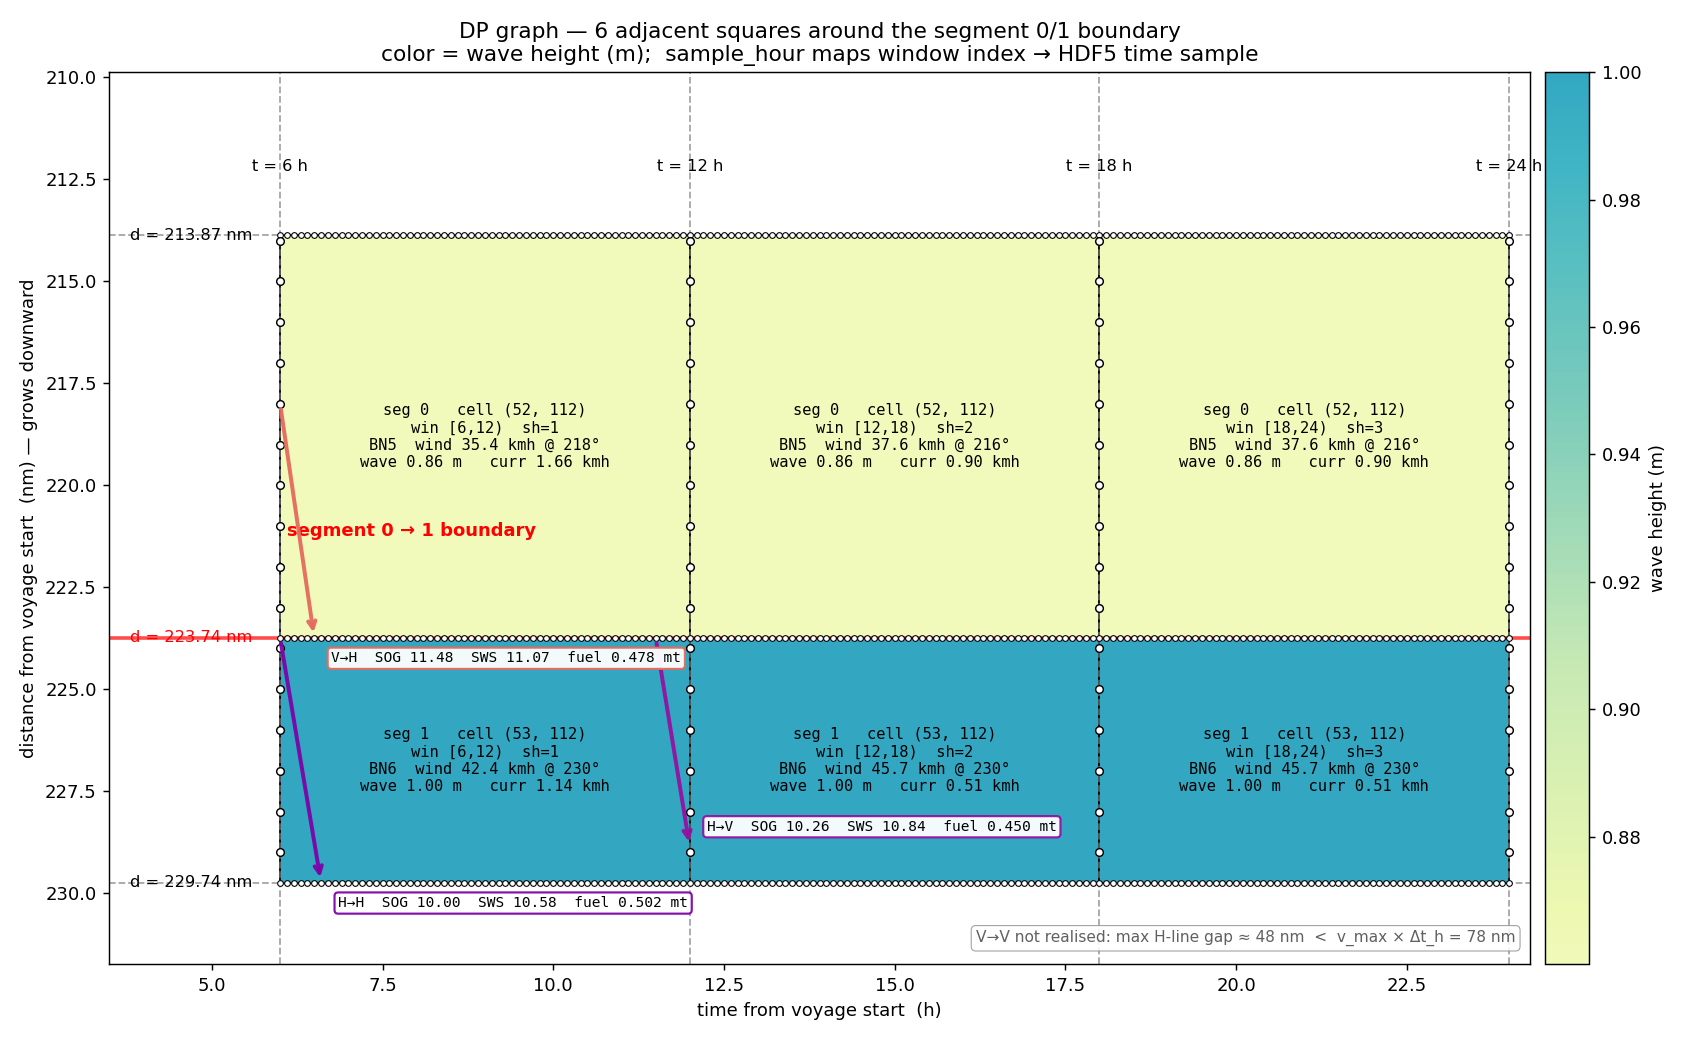

Reproduce this figure in Python.
"""
Visualize a small patch of the DP graph so we can eyeball how segments,
time windows, and weather change across adjacent squares.

Picks a 3 (time bands) × 2 (distance bands) grid near the segment 0/1
boundary (d ≈ 213.87 nm). Colors each square by wave height. Uses
*real time-varying weather* by mapping each V-line window index to a
different `sample_hour` in the HDF5 (12 sample hours cycle).

Saves to visualize_squares.png next to this file.
"""

from __future__ import annotations

from pathlib import Path

import matplotlib.patches as patches
import matplotlib.pyplot as plt
import numpy as np

from build_edges import (
    Edge,
    edges_from_source,
    index_nodes,
    lookup_source_state,
    next_coord,
)
from build_nodes import GraphConfig, Node, build_nodes, h_line_distances_from_h5
from h5_weather import VoyageWeather
from load_route import load_yaml_route, synthesize_multi_window


GRID_DEG = 0.5
OUT_PATH = Path(__file__).with_suffix("").with_name("visualize_squares.png")


def main() -> None:
    h5_path = Path(__file__).resolve().parent.parent / "data" / "voyage_weather.h5"
    yaml_path = Path(__file__).resolve().parent.parent.parent / \
        "Dynamic speed optimization" / "weather_forecasts.yaml"

    vw = VoyageWeather(h5_path)
    route = synthesize_multi_window(load_yaml_route(yaml_path), window_h=6.0)

    # Pick three V bands and two H bands around the segment 0/1 boundary.
    # H edges are pulled from the live boundary generators so the picture
    # always matches the current policy (post-2026-04-23 fix uses first-wp
    # of each new cell/segment, putting the seg 0/1 boundary at d=223.74).
    v_edges = [6.0, 12.0, 18.0, 24.0]
    seg_boundaries = vw.segment_boundaries_nm()
    cell_boundaries = vw.weather_cell_boundaries_nm(grid_deg=GRID_DEG)
    seg01 = seg_boundaries[0]  # the 0→1 transition (first interior segment boundary)
    # Nearest cell boundaries below and above the segment boundary.
    below = max((d for d in cell_boundaries if d < seg01 - 1e-6), default=seg01 - 20)
    above = min((d for d in cell_boundaries if d > seg01 + 1e-6), default=seg01 + 20)
    h_edges_true = [below, seg01, above]
    h_edges_disp = [round(below, 2), round(seg01, 2), round(above, 2)]

    fig, ax = plt.subplots(figsize=(13, 8))

    # Collect wave heights so we can scale the color map
    cells_info = []
    waves = []
    for i in range(len(v_edges) - 1):
        t_lo, t_hi = v_edges[i], v_edges[i + 1]
        window_idx = int(t_lo // 6)
        sample_hour = window_idx % len(vw.sample_hours)
        for j in range(len(h_edges_true) - 1):
            d_lo, d_hi = h_edges_true[j], h_edges_true[j + 1]
            d_lo_disp, d_hi_disp = h_edges_disp[j], h_edges_disp[j + 1]
            t_mid = (t_lo + t_hi) / 2
            d_mid = (d_lo + d_hi) / 2
            # Segment via boundary-bisect (H-line-consistent); cell via the
            # nearest waypoint *within that segment* so the label agrees with
            # weather_at's own segment-aware lookup.
            seg = vw.segment_for_distance(d_mid)
            wp = vw.nearest_waypoint_in_segment(d_mid, seg)
            cell = (int(np.floor(wp.lat / GRID_DEG)), int(np.floor(wp.lon / GRID_DEG)))
            wx = vw.weather_at(d_mid, sample_hour=sample_hour)
            cells_info.append(dict(
                t_lo=t_lo, t_hi=t_hi, d_lo=d_lo, d_hi=d_hi,
                t_mid=t_mid, d_mid=d_mid,
                d_lo_disp=d_lo_disp, d_hi_disp=d_hi_disp,
                window_idx=window_idx, sample_hour=sample_hour,
                segment=seg, cell=cell,
                wind=wx["wind_speed_10m_kmh"],
                wind_dir=wx["wind_direction_10m_deg"],
                bn=int(wx["beaufort_number"]),
                wave=wx["wave_height_m"],
                current=wx["ocean_current_velocity_kmh"],
            ))
            waves.append(wx["wave_height_m"])

    vmin, vmax = min(waves), max(waves)
    base_cmap = plt.get_cmap("YlGnBu")
    # Keep only the lighter portion of the colormap so the upper row is
    # readable (not near-black).
    cmap_lo, cmap_hi = 0.10, 0.55

    def shade(wave: float) -> tuple:
        t = (wave - vmin) / (vmax - vmin + 1e-9)
        return base_cmap(cmap_lo + t * (cmap_hi - cmap_lo))

    # Draw squares
    for c in cells_info:
        color = shade(c["wave"])
        rect = patches.Rectangle(
            (c["t_lo"], c["d_lo"]), c["t_hi"] - c["t_lo"], c["d_hi"] - c["d_lo"],
            facecolor=color, edgecolor="black", linewidth=1.0,
        )
        ax.add_patch(rect)
        txt = (
            f"seg {c['segment']}   cell {c['cell']}\n"
            f"win [{c['window_idx']*6},{(c['window_idx']+1)*6})  sh={c['sample_hour']}\n"
            f"BN{c['bn']}  wind {c['wind']:.1f} kmh @ {c['wind_dir']:.0f}°\n"
            f"wave {c['wave']:.2f} m   curr {c['current']:.2f} kmh"
        )
        ax.text(c["t_mid"], c["d_mid"], txt, ha="center", va="center",
                fontsize=8.5, family="monospace")

    # Segment-boundary H line emphasised
    for d, d_disp in zip(h_edges_true, h_edges_disp):
        is_seg_boundary = abs(d - seg01) < 1e-6
        ax.axhline(d, color="red" if is_seg_boundary else "gray",
                   linestyle="-" if is_seg_boundary else "--",
                   linewidth=2.0 if is_seg_boundary else 1.0, alpha=0.7)
        ax.text(v_edges[0] - 0.4, d, f"d = {d_disp:.2f} nm", ha="right", va="center",
                fontsize=9, color="red" if is_seg_boundary else "black")
    for t in v_edges:
        ax.axvline(t, color="gray", linestyle="--", linewidth=1.0, alpha=0.7)
        # va="bottom" anchors the bottom edge of the text at this y-coord;
        # with the axis inverted, the text renders visually above this point.
        ax.text(t, h_edges_true[0] - 1.5, f"t = {t:.0f} h",
                ha="center", va="bottom", fontsize=9)

    # Nodes: every V line has nodes every zeta_nm across distance,
    # every H line has nodes every tau_h across time. Plot dots in-range.
    zeta = 1.0   # nm, matches GraphConfig default
    tau = 0.1    # h,  matches GraphConfig default

    # H-line nodes: for each H line, dots every tau_h along the time axis
    # (τ=0.1 h → 181 nodes per H line across 18 h — deliberately dense).
    for d in h_edges_true:
        ts = np.arange(v_edges[0], v_edges[-1] + 1e-9, tau)
        ax.scatter(ts, [d] * len(ts), s=10, facecolor="white",
                   edgecolor="black", linewidths=0.6, zorder=5)

    # V-line nodes: for each V line, dots every zeta_nm along the distance axis.
    # Restrict to the d-window shown (a V line actually has ~L/ζ ≈ 3400 nodes).
    for t in v_edges:
        ds = np.arange(np.ceil(h_edges_true[0]), np.floor(h_edges_true[-1]) + 1e-9, zeta)
        ax.scatter([t] * len(ds), ds, s=18, facecolor="white",
                   edgecolor="black", linewidths=0.8, zorder=5)

    # --------------------------------------------------------------
    # Sample edges — pick a handful of source nodes inside the view,
    # compute their outgoing edges, and draw them as arrows annotated
    # with SOG / SWS / fuel.
    # --------------------------------------------------------------
    cfg_small = GraphConfig.from_route(route, dt_h=6.0, zeta_nm=zeta, tau_h=tau,
                                        v_min=9.0, v_max=13.0)
    local_h_lines = h_edges_true
    local_v_times = v_edges
    # Minimal node set for edges_from_source: just the ones on local lines.
    local_nodes: List[Node] = []
    for t in local_v_times:
        ds_nodes = np.arange(h_edges_true[0], h_edges_true[-1] + 1e-9, zeta)
        for d in ds_nodes:
            local_nodes.append(Node(time_h=float(t), distance_nm=float(d), line_type="V"))
    for d in local_h_lines:
        ts_nodes = np.arange(local_v_times[0], local_v_times[-1] + 1e-9, tau)
        for t in ts_nodes:
            local_nodes.append(Node(time_h=float(t), distance_nm=float(d), line_type="H"))
    by_v, by_h = index_nodes(local_nodes)
    v_times_local_sorted = sorted(by_v.keys())
    h_dist_local_sorted = sorted(by_h.keys())

    # Three edge-type examples. (V→V isn't realisable in this graph: every
    # 6h edge at v_max=13 kn covers 78 nm, but no H-line gap is > 48 nm.)
    #
    # We pick a specific (source, target-line) combination for each type.
    sample_edges_spec = [
        # V→H: source on V line, destination on next H line
        ("V→H", "V",
         Node(time_h=v_edges[0], distance_nm=218.0, line_type="V"),
         "h"),
        # H→V: source on H line, destination on next V line
        ("H→V", "H",
         Node(time_h=v_edges[1] - 0.5, distance_nm=h_edges_true[1], line_type="H"),
         "v"),
        # H→H: source on H line (intersection), destination on next H line
        ("H→H", "H",
         Node(time_h=v_edges[0], distance_nm=h_edges_true[1], line_type="H"),
         "h"),
    ]

    cmap_edges = plt.get_cmap("plasma")
    norm = plt.Normalize(vmin=cfg_small.v_min, vmax=cfg_small.v_max)

    for label, _src_line, src, target in sample_edges_spec:
        next_v = next_coord(v_times_local_sorted, src.time_h)
        next_h = next_coord(h_dist_local_sorted, src.distance_nm)
        state = lookup_source_state(src, vw, route,
                                     next_v_time=next_v, next_h_distance=next_h,
                                     sample_hour=0)
        es: List[Edge] = edges_from_source(
            src, cfg_small,
            v_times_local_sorted, h_dist_local_sorted,
            by_v, by_h, state,
        )
        # Partition by destination line type
        if target == "v":
            es = [e for e in es if abs(e.dst_t - (next_v if next_v else -1)) < 1e-9]
        else:  # target == "h"
            es = [e for e in es if abs(e.dst_d - (next_h if next_h else -1)) < 1e-9]
        if not es:
            continue
        mid_sog = (cfg_small.v_min + cfg_small.v_max) / 2
        e = min(es, key=lambda ee: abs(ee.sog - mid_sog))

        color = cmap_edges(norm(e.sog))
        ax.annotate(
            "", xy=(e.dst_t, e.dst_d), xytext=(e.src_t, e.src_d),
            arrowprops=dict(arrowstyle="->", color=color, lw=2.2, alpha=0.95,
                            shrinkA=3, shrinkB=3),
            zorder=6,
        )
        sws_txt = f"{e.sws:.2f}" if not np.isnan(e.sws) else "NaN"
        fuel_txt = f"{e.fuel_mt:.3f}" if not np.isnan(e.fuel_mt) else "NaN"
        # Label offset: put V→H label above-right of dst, H→V above-left,
        # H→H right of dst.
        dt_offset, dd_offset, ha = {
            "V→H": (0.25, 0.5, "left"),
            "H→V": (0.25, -0.5, "left"),
            "H→H": (0.25, 0.5, "left"),
        }[label]
        ax.text(e.dst_t + dt_offset, e.dst_d + dd_offset,
                f"{label}  SOG {e.sog:.2f}  SWS {sws_txt}  fuel {fuel_txt} mt",
                fontsize=8.0, color="black", family="monospace",
                ha=ha, va="center",
                bbox=dict(boxstyle="round,pad=0.25", fc="white",
                          ec=color, alpha=0.95, lw=1.2),
                zorder=7)

    # Footer note about the missing V→V
    ax.text(0.99, 0.02,
            "V→V not realised: max H-line gap ≈ 48 nm  <  v_max × Δt_h = 78 nm",
            transform=ax.transAxes,
            ha="right", va="bottom", fontsize=8.5, color="#606060",
            bbox=dict(boxstyle="round,pad=0.3", fc="white", ec="#909090",
                      alpha=0.85, lw=0.6))

    # Annotations
    ax.annotate("segment 0 → 1 boundary", xy=(6.1, seg01), xytext=(6.1, seg01 - 2.5),
                color="red", fontsize=10, fontweight="bold")
    ax.set_xlim(v_edges[0] - 2.5, v_edges[-1] + 0.3)
    # Distance grows downward: d=0 at top, d=L at bottom.
    ax.set_ylim(h_edges_true[-1] + 2, h_edges_true[0] - 4)
    ax.set_xlabel("time from voyage start  (h)")
    ax.set_ylabel("distance from voyage start  (nm) — grows downward")
    ax.set_title("DP graph — 6 adjacent squares around the segment 0/1 boundary\n"
                 "color = wave height (m);  sample_hour maps window index → HDF5 time sample")

    from matplotlib.colors import LinearSegmentedColormap
    # Build a trimmed colormap matching what we render so the colorbar agrees.
    trimmed = LinearSegmentedColormap.from_list(
        "trimmed_ylgnbu",
        [base_cmap(cmap_lo + i / 255 * (cmap_hi - cmap_lo)) for i in range(256)],
    )
    sm = plt.cm.ScalarMappable(cmap=trimmed, norm=plt.Normalize(vmin=vmin, vmax=vmax))
    sm.set_array([])
    fig.colorbar(sm, ax=ax, label="wave height (m)", fraction=0.04, pad=0.01)

    plt.tight_layout()
    plt.savefig(OUT_PATH, dpi=130)
    print(f"saved: {OUT_PATH}")


if __name__ == "__main__":
    main()
